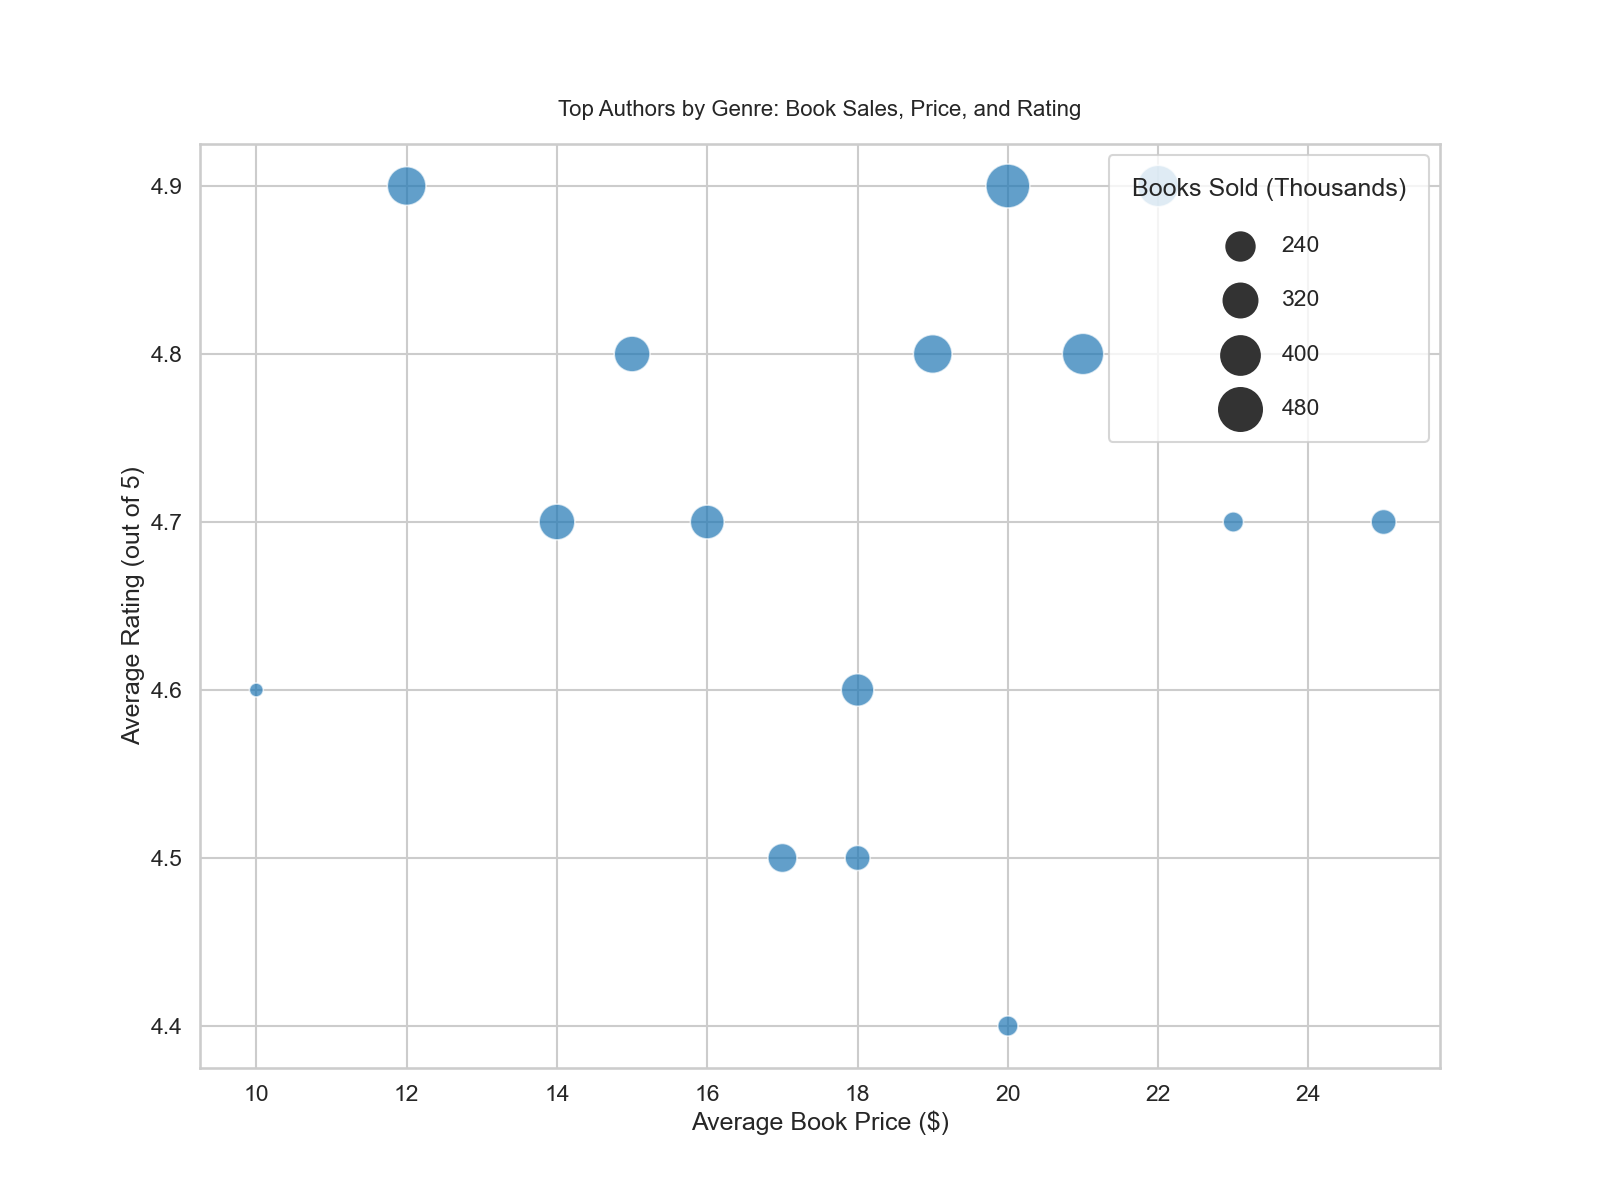

Generate this figure with Python:

import pandas as pd
import seaborn as sns
import matplotlib.pyplot as plt

data = pd.DataFrame({
    "Topic": ["Fiction", "Non-Fiction", "Science Fiction", "Fantasy", "Mystery", 
              "Romance", "Historical Fiction", "Biography", "Self-Help", "Young Adult", 
              "Thriller", "Graphic Novel", "Poetry", "Children's Books", "Horror"],
    "Author": ["J.K. Rowling", "Malcolm Gladwell", "Isaac Asimov", "J.R.R. Tolkien", "Agatha Christie", 
               "Nicholas Sparks", "Hilary Mantel", "Michelle Obama", "James Clear", "Suzanne Collins", 
               "Stephen King", "Alan Moore", "Rupi Kaur", "Dr. Seuss", "H.P. Lovecraft"],
    "BooksSold": [500, 350, 200, 450, 300, 250, 150, 400, 350, 320, 450, 150, 100, 400, 200],
    "Price": [20, 15, 25, 22, 18, 17, 20, 19, 14, 16, 21, 23, 10, 12, 18],
    "Rating": [4.9, 4.8, 4.7, 4.9, 4.6, 4.5, 4.4, 4.8, 4.7, 4.7, 4.8, 4.7, 4.6, 4.9, 4.5]
})

plt.figure(figsize=(16, 12))
bubble_chart = sns.scatterplot(data=data, x="Price", y="Rating", size="BooksSold",
                               sizes=(100, 1000), alpha=0.7, palette=["#1f77b4", "#ff7f0e", "#2ca02c", 
                               "#d62728", "#9467bd", "#8c564b", "#e377c2", "#7f7f7f",
                               "#bcbd22", "#17becf", "#1f77b4", "#ff7f0e", "#2ca02c",
                               "#d62728", "#9467bd"])

bubble_chart.set_xlabel("Average Book Price ($)")
bubble_chart.set_ylabel("Average Rating (out of 5)")
bubble_chart.set_title("Top Authors by Genre: Book Sales, Price, and Rating", fontsize=16, pad=20)

h, lbls = bubble_chart.get_legend_handles_labels()
bubble_chart.legend(h[1:5], lbls[1:5], title="Books Sold (Thousands)", borderpad=1, loc='upper right', labelspacing=1.5)

plt.show()
